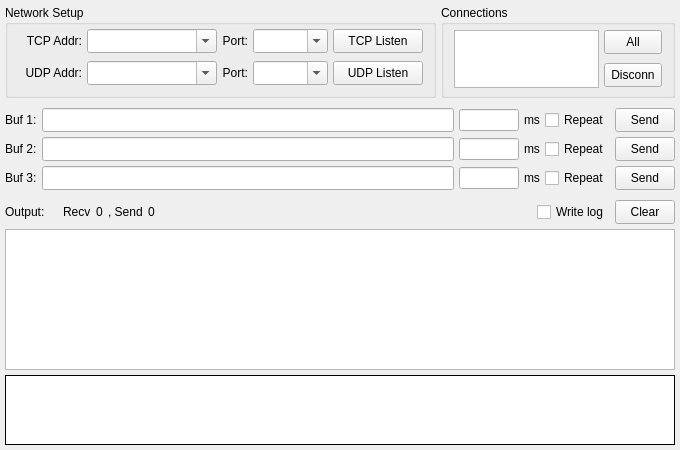
<?xml version="1.0" encoding="UTF-8"?>
<ui version="4.0">
 <class>ServerForm</class>
 <widget class="QWidget" name="ServerForm">
  <property name="geometry">
   <rect>
    <x>0</x>
    <y>0</y>
    <width>680</width>
    <height>450</height>
   </rect>
  </property>
  <property name="minimumSize">
   <size>
    <width>0</width>
    <height>0</height>
   </size>
  </property>
  <property name="windowTitle">
   <string>Server</string>
  </property>
  <property name="locale">
   <locale language="C" country="AnyCountry"/>
  </property>
  <layout class="QVBoxLayout" name="lay1">
   <property name="spacing">
    <number>5</number>
   </property>
   <property name="margin">
    <number>5</number>
   </property>
   <item>
    <layout class="QHBoxLayout" name="lay2">
     <item>
      <widget class="QGroupBox" name="box1">
       <property name="sizePolicy">
        <sizepolicy hsizetype="Fixed" vsizetype="Fixed">
         <horstretch>0</horstretch>
         <verstretch>0</verstretch>
        </sizepolicy>
       </property>
       <property name="minimumSize">
        <size>
         <width>0</width>
         <height>93</height>
        </size>
       </property>
       <property name="maximumSize">
        <size>
         <width>16777215</width>
         <height>93</height>
        </size>
       </property>
       <property name="title">
        <string>Network Setup</string>
       </property>
       <layout class="QVBoxLayout" name="lay5">
        <property name="spacing">
         <number>5</number>
        </property>
        <property name="leftMargin">
         <number>4</number>
        </property>
        <property name="topMargin">
         <number>0</number>
        </property>
        <property name="rightMargin">
         <number>10</number>
        </property>
        <property name="bottomMargin">
         <number>5</number>
        </property>
        <item>
         <layout class="QGridLayout" name="lay6">
          <property name="sizeConstraint">
           <enum>QLayout::SetFixedSize</enum>
          </property>
          <property name="horizontalSpacing">
           <number>5</number>
          </property>
          <property name="verticalSpacing">
           <number>8</number>
          </property>
          <property name="bottomMargin">
           <number>0</number>
          </property>
          <item row="0" column="2">
           <widget class="QLabel" name="lab2">
            <property name="sizePolicy">
             <sizepolicy hsizetype="Preferred" vsizetype="Preferred">
              <horstretch>0</horstretch>
              <verstretch>0</verstretch>
             </sizepolicy>
            </property>
            <property name="text">
             <string>Port:</string>
            </property>
            <property name="alignment">
             <set>Qt::AlignRight|Qt::AlignTrailing|Qt::AlignVCenter</set>
            </property>
           </widget>
          </item>
          <item row="0" column="0">
           <widget class="QLabel" name="lab1">
            <property name="sizePolicy">
             <sizepolicy hsizetype="Preferred" vsizetype="Preferred">
              <horstretch>0</horstretch>
              <verstretch>0</verstretch>
             </sizepolicy>
            </property>
            <property name="minimumSize">
             <size>
              <width>70</width>
              <height>0</height>
             </size>
            </property>
            <property name="contextMenuPolicy">
             <enum>Qt::NoContextMenu</enum>
            </property>
            <property name="text">
             <string>TCP Addr:</string>
            </property>
            <property name="textFormat">
             <enum>Qt::PlainText</enum>
            </property>
            <property name="scaledContents">
             <bool>false</bool>
            </property>
            <property name="alignment">
             <set>Qt::AlignRight|Qt::AlignTrailing|Qt::AlignVCenter</set>
            </property>
           </widget>
          </item>
          <item row="0" column="1">
           <widget class="QComboBox" name="cmbTcpAddr">
            <property name="sizePolicy">
             <sizepolicy hsizetype="Fixed" vsizetype="Fixed">
              <horstretch>0</horstretch>
              <verstretch>0</verstretch>
             </sizepolicy>
            </property>
            <property name="minimumSize">
             <size>
              <width>130</width>
              <height>24</height>
             </size>
            </property>
            <property name="maximumSize">
             <size>
              <width>130</width>
              <height>24</height>
             </size>
            </property>
            <property name="editable">
             <bool>true</bool>
            </property>
            <property name="insertPolicy">
             <enum>QComboBox::NoInsert</enum>
            </property>
           </widget>
          </item>
          <item row="0" column="3">
           <widget class="QComboBox" name="cmbTcpPort">
            <property name="sizePolicy">
             <sizepolicy hsizetype="Fixed" vsizetype="Fixed">
              <horstretch>0</horstretch>
              <verstretch>0</verstretch>
             </sizepolicy>
            </property>
            <property name="minimumSize">
             <size>
              <width>75</width>
              <height>24</height>
             </size>
            </property>
            <property name="maximumSize">
             <size>
              <width>75</width>
              <height>24</height>
             </size>
            </property>
            <property name="editable">
             <bool>true</bool>
            </property>
            <property name="insertPolicy">
             <enum>QComboBox::InsertAtTop</enum>
            </property>
           </widget>
          </item>
          <item row="1" column="0">
           <widget class="QLabel" name="lab3">
            <property name="sizePolicy">
             <sizepolicy hsizetype="Preferred" vsizetype="Preferred">
              <horstretch>0</horstretch>
              <verstretch>0</verstretch>
             </sizepolicy>
            </property>
            <property name="minimumSize">
             <size>
              <width>70</width>
              <height>0</height>
             </size>
            </property>
            <property name="contextMenuPolicy">
             <enum>Qt::NoContextMenu</enum>
            </property>
            <property name="text">
             <string>UDP Addr:</string>
            </property>
            <property name="textFormat">
             <enum>Qt::PlainText</enum>
            </property>
            <property name="scaledContents">
             <bool>false</bool>
            </property>
            <property name="alignment">
             <set>Qt::AlignRight|Qt::AlignTrailing|Qt::AlignVCenter</set>
            </property>
           </widget>
          </item>
          <item row="1" column="1">
           <widget class="QComboBox" name="cmbUdpAddr">
            <property name="sizePolicy">
             <sizepolicy hsizetype="Fixed" vsizetype="Fixed">
              <horstretch>0</horstretch>
              <verstretch>0</verstretch>
             </sizepolicy>
            </property>
            <property name="minimumSize">
             <size>
              <width>130</width>
              <height>24</height>
             </size>
            </property>
            <property name="maximumSize">
             <size>
              <width>130</width>
              <height>24</height>
             </size>
            </property>
            <property name="editable">
             <bool>true</bool>
            </property>
            <property name="insertPolicy">
             <enum>QComboBox::NoInsert</enum>
            </property>
           </widget>
          </item>
          <item row="1" column="2">
           <widget class="QLabel" name="lab4">
            <property name="sizePolicy">
             <sizepolicy hsizetype="Preferred" vsizetype="Preferred">
              <horstretch>0</horstretch>
              <verstretch>0</verstretch>
             </sizepolicy>
            </property>
            <property name="text">
             <string>Port:</string>
            </property>
            <property name="alignment">
             <set>Qt::AlignRight|Qt::AlignTrailing|Qt::AlignVCenter</set>
            </property>
           </widget>
          </item>
          <item row="1" column="3">
           <widget class="QComboBox" name="cmbUdpPort">
            <property name="sizePolicy">
             <sizepolicy hsizetype="Fixed" vsizetype="Fixed">
              <horstretch>0</horstretch>
              <verstretch>0</verstretch>
             </sizepolicy>
            </property>
            <property name="minimumSize">
             <size>
              <width>75</width>
              <height>24</height>
             </size>
            </property>
            <property name="maximumSize">
             <size>
              <width>75</width>
              <height>24</height>
             </size>
            </property>
            <property name="editable">
             <bool>true</bool>
            </property>
            <property name="insertPolicy">
             <enum>QComboBox::InsertAtTop</enum>
            </property>
           </widget>
          </item>
          <item row="1" column="4">
           <widget class="QToolButton" name="btnUdp">
            <property name="sizePolicy">
             <sizepolicy hsizetype="Fixed" vsizetype="Fixed">
              <horstretch>0</horstretch>
              <verstretch>0</verstretch>
             </sizepolicy>
            </property>
            <property name="minimumSize">
             <size>
              <width>90</width>
              <height>24</height>
             </size>
            </property>
            <property name="maximumSize">
             <size>
              <width>90</width>
              <height>24</height>
             </size>
            </property>
            <property name="statusTip">
             <string/>
            </property>
            <property name="text">
             <string>UDP Listen</string>
            </property>
            <property name="checkable">
             <bool>true</bool>
            </property>
           </widget>
          </item>
          <item row="0" column="4">
           <widget class="QToolButton" name="btnTcp">
            <property name="minimumSize">
             <size>
              <width>90</width>
              <height>24</height>
             </size>
            </property>
            <property name="maximumSize">
             <size>
              <width>90</width>
              <height>24</height>
             </size>
            </property>
            <property name="text">
             <string>TCP Listen</string>
            </property>
            <property name="checkable">
             <bool>true</bool>
            </property>
           </widget>
          </item>
         </layout>
        </item>
       </layout>
      </widget>
     </item>
     <item>
      <widget class="QGroupBox" name="box2">
       <property name="sizePolicy">
        <sizepolicy hsizetype="Expanding" vsizetype="Fixed">
         <horstretch>0</horstretch>
         <verstretch>0</verstretch>
        </sizepolicy>
       </property>
       <property name="minimumSize">
        <size>
         <width>0</width>
         <height>93</height>
        </size>
       </property>
       <property name="maximumSize">
        <size>
         <width>16777215</width>
         <height>93</height>
        </size>
       </property>
       <property name="title">
        <string>Connections</string>
       </property>
       <layout class="QHBoxLayout" name="lay8">
        <property name="spacing">
         <number>5</number>
        </property>
        <property name="leftMargin">
         <number>10</number>
        </property>
        <property name="topMargin">
         <number>5</number>
        </property>
        <property name="rightMargin">
         <number>10</number>
        </property>
        <property name="bottomMargin">
         <number>10</number>
        </property>
        <item>
         <widget class="QListWidget" name="lstConn">
          <property name="sizePolicy">
           <sizepolicy hsizetype="Expanding" vsizetype="Fixed">
            <horstretch>0</horstretch>
            <verstretch>0</verstretch>
           </sizepolicy>
          </property>
          <property name="minimumSize">
           <size>
            <width>0</width>
            <height>58</height>
           </size>
          </property>
          <property name="maximumSize">
           <size>
            <width>16777215</width>
            <height>58</height>
           </size>
          </property>
          <property name="verticalScrollBarPolicy">
           <enum>Qt::ScrollBarAlwaysOff</enum>
          </property>
          <property name="horizontalScrollBarPolicy">
           <enum>Qt::ScrollBarAlwaysOff</enum>
          </property>
          <property name="editTriggers">
           <set>QAbstractItemView::NoEditTriggers</set>
          </property>
          <property name="showDropIndicator" stdset="0">
           <bool>false</bool>
          </property>
          <property name="selectionMode">
           <enum>QAbstractItemView::MultiSelection</enum>
          </property>
          <property name="selectionBehavior">
           <enum>QAbstractItemView::SelectRows</enum>
          </property>
          <property name="selectionRectVisible">
           <bool>false</bool>
          </property>
         </widget>
        </item>
        <item>
         <layout class="QVBoxLayout" name="lay9">
          <property name="spacing">
           <number>10</number>
          </property>
          <property name="topMargin">
           <number>0</number>
          </property>
          <item>
           <widget class="QToolButton" name="btnConnAll">
            <property name="sizePolicy">
             <sizepolicy hsizetype="Preferred" vsizetype="Fixed">
              <horstretch>0</horstretch>
              <verstretch>0</verstretch>
             </sizepolicy>
            </property>
            <property name="minimumSize">
             <size>
              <width>0</width>
              <height>24</height>
             </size>
            </property>
            <property name="maximumSize">
             <size>
              <width>16777215</width>
              <height>24</height>
             </size>
            </property>
            <property name="text">
             <string>All</string>
            </property>
           </widget>
          </item>
          <item>
           <widget class="QToolButton" name="btnConnDel">
            <property name="sizePolicy">
             <sizepolicy hsizetype="Preferred" vsizetype="Fixed">
              <horstretch>0</horstretch>
              <verstretch>0</verstretch>
             </sizepolicy>
            </property>
            <property name="minimumSize">
             <size>
              <width>0</width>
              <height>24</height>
             </size>
            </property>
            <property name="maximumSize">
             <size>
              <width>16777215</width>
              <height>24</height>
             </size>
            </property>
            <property name="text">
             <string>Disconn</string>
            </property>
           </widget>
          </item>
         </layout>
        </item>
       </layout>
      </widget>
     </item>
    </layout>
   </item>
   <item>
    <layout class="QGridLayout" name="lay3">
     <property name="topMargin">
      <number>5</number>
     </property>
     <property name="spacing">
      <number>5</number>
     </property>
     <item row="0" column="2">
      <widget class="QLineEdit" name="edtTime1">
       <property name="maximumSize">
        <size>
         <width>60</width>
         <height>16777215</height>
        </size>
       </property>
      </widget>
     </item>
     <item row="1" column="2">
      <widget class="QLineEdit" name="edtTime2">
       <property name="maximumSize">
        <size>
         <width>60</width>
         <height>16777215</height>
        </size>
       </property>
      </widget>
     </item>
     <item row="2" column="2">
      <widget class="QLineEdit" name="edtTime3">
       <property name="maximumSize">
        <size>
         <width>60</width>
         <height>16777215</height>
        </size>
       </property>
      </widget>
     </item>
     <item row="0" column="3">
      <widget class="QLabel" name="lab11">
       <property name="text">
        <string>ms</string>
       </property>
      </widget>
     </item>
     <item row="1" column="3">
      <widget class="QLabel" name="lab12">
       <property name="text">
        <string>ms</string>
       </property>
      </widget>
     </item>
     <item row="2" column="3">
      <widget class="QLabel" name="lab13">
       <property name="text">
        <string>ms</string>
       </property>
      </widget>
     </item>
     <item row="1" column="1">
      <widget class="QLineEdit" name="edtBuf2">
       <property name="minimumSize">
        <size>
         <width>0</width>
         <height>24</height>
        </size>
       </property>
       <property name="maximumSize">
        <size>
         <width>16777215</width>
         <height>24</height>
        </size>
       </property>
      </widget>
     </item>
     <item row="1" column="0">
      <widget class="QLabel" name="lab6">
       <property name="text">
        <string>Buf 2:</string>
       </property>
      </widget>
     </item>
     <item row="0" column="5">
      <widget class="QToolButton" name="btnSend1">
       <property name="minimumSize">
        <size>
         <width>60</width>
         <height>24</height>
        </size>
       </property>
       <property name="maximumSize">
        <size>
         <width>60</width>
         <height>24</height>
        </size>
       </property>
       <property name="text">
        <string>Send</string>
       </property>
       <property name="checkable">
        <bool>false</bool>
       </property>
      </widget>
     </item>
     <item row="0" column="0">
      <widget class="QLabel" name="lab5">
       <property name="text">
        <string>Buf 1:</string>
       </property>
      </widget>
     </item>
     <item row="2" column="5">
      <widget class="QToolButton" name="btnSend3">
       <property name="minimumSize">
        <size>
         <width>60</width>
         <height>24</height>
        </size>
       </property>
       <property name="maximumSize">
        <size>
         <width>60</width>
         <height>24</height>
        </size>
       </property>
       <property name="text">
        <string>Send</string>
       </property>
      </widget>
     </item>
     <item row="2" column="1">
      <widget class="QLineEdit" name="edtBuf3">
       <property name="minimumSize">
        <size>
         <width>0</width>
         <height>24</height>
        </size>
       </property>
       <property name="maximumSize">
        <size>
         <width>16777215</width>
         <height>24</height>
        </size>
       </property>
      </widget>
     </item>
     <item row="1" column="5">
      <widget class="QToolButton" name="btnSend2">
       <property name="minimumSize">
        <size>
         <width>60</width>
         <height>24</height>
        </size>
       </property>
       <property name="maximumSize">
        <size>
         <width>60</width>
         <height>24</height>
        </size>
       </property>
       <property name="text">
        <string>Send</string>
       </property>
      </widget>
     </item>
     <item row="2" column="0">
      <widget class="QLabel" name="lab7">
       <property name="text">
        <string>Buf 3:</string>
       </property>
      </widget>
     </item>
     <item row="0" column="1">
      <widget class="QLineEdit" name="edtBuf1">
       <property name="minimumSize">
        <size>
         <width>0</width>
         <height>24</height>
        </size>
       </property>
       <property name="maximumSize">
        <size>
         <width>16777215</width>
         <height>24</height>
        </size>
       </property>
      </widget>
     </item>
     <item row="0" column="4">
      <widget class="QCheckBox" name="chkTimer1">
       <property name="text">
        <string>Repeat</string>
       </property>
      </widget>
     </item>
     <item row="1" column="4">
      <widget class="QCheckBox" name="chkTimer2">
       <property name="text">
        <string>Repeat</string>
       </property>
      </widget>
     </item>
     <item row="2" column="4">
      <widget class="QCheckBox" name="chkTimer3">
       <property name="text">
        <string>Repeat</string>
       </property>
      </widget>
     </item>
    </layout>
   </item>
   <item>
    <layout class="QHBoxLayout" name="lay4">
     <property name="spacing">
      <number>5</number>
     </property>
     <property name="leftMargin">
      <number>0</number>
     </property>
     <property name="topMargin">
      <number>5</number>
     </property>
     <property name="rightMargin">
      <number>0</number>
     </property>
     <property name="bottomMargin">
      <number>0</number>
     </property>
     <item>
      <widget class="QLabel" name="lab8">
       <property name="sizePolicy">
        <sizepolicy hsizetype="Fixed" vsizetype="Preferred">
         <horstretch>0</horstretch>
         <verstretch>0</verstretch>
        </sizepolicy>
       </property>
       <property name="text">
        <string>Output:    </string>
       </property>
      </widget>
     </item>
     <item>
      <widget class="QLabel" name="lab9">
       <property name="text">
        <string>Recv</string>
       </property>
      </widget>
     </item>
     <item>
      <widget class="QLabel" name="labRecv">
       <property name="sizePolicy">
        <sizepolicy hsizetype="Preferred" vsizetype="Preferred">
         <horstretch>0</horstretch>
         <verstretch>0</verstretch>
        </sizepolicy>
       </property>
       <property name="toolTip">
        <string notr="true"/>
       </property>
       <property name="text">
        <string notr="true">0</string>
       </property>
      </widget>
     </item>
     <item>
      <widget class="QLabel" name="lab10">
       <property name="text">
        <string>, Send</string>
       </property>
      </widget>
     </item>
     <item>
      <widget class="QLabel" name="labSend">
       <property name="toolTip">
        <string notr="true"/>
       </property>
       <property name="text">
        <string notr="true">0</string>
       </property>
      </widget>
     </item>
     <item>
      <spacer name="spc">
       <property name="orientation">
        <enum>Qt::Horizontal</enum>
       </property>
       <property name="sizeHint" stdset="0">
        <size>
         <width>0</width>
         <height>0</height>
        </size>
       </property>
      </spacer>
     </item>
     <item>
      <widget class="QCheckBox" name="chkLog">
       <property name="text">
        <string>Write log</string>
       </property>
      </widget>
     </item>
     <item>
      <widget class="QToolButton" name="btnClear">
       <property name="minimumSize">
        <size>
         <width>60</width>
         <height>24</height>
        </size>
       </property>
       <property name="maximumSize">
        <size>
         <width>60</width>
         <height>24</height>
        </size>
       </property>
       <property name="text">
        <string>Clear</string>
       </property>
      </widget>
     </item>
    </layout>
   </item>
   <item>
    <widget class="QTreeWidget" name="treeOutput">
     <property name="sizePolicy">
      <sizepolicy hsizetype="Expanding" vsizetype="Preferred">
       <horstretch>0</horstretch>
       <verstretch>0</verstretch>
      </sizepolicy>
     </property>
     <property name="horizontalScrollBarPolicy">
      <enum>Qt::ScrollBarAlwaysOff</enum>
     </property>
     <property name="editTriggers">
      <set>QAbstractItemView::NoEditTriggers</set>
     </property>
     <property name="showDropIndicator" stdset="0">
      <bool>false</bool>
     </property>
     <property name="alternatingRowColors">
      <bool>false</bool>
     </property>
     <property name="selectionMode">
      <enum>QAbstractItemView::SingleSelection</enum>
     </property>
     <property name="selectionBehavior">
      <enum>QAbstractItemView::SelectRows</enum>
     </property>
     <property name="wordWrap">
      <bool>true</bool>
     </property>
     <attribute name="headerVisible">
      <bool>false</bool>
     </attribute>
     <attribute name="headerStretchLastSection">
      <bool>true</bool>
     </attribute>
     <column>
      <property name="text">
       <string notr="true">1</string>
      </property>
     </column>
    </widget>
   </item>
   <item>
    <widget class="QPlainTextEdit" name="txtOutput">
     <property name="sizePolicy">
      <sizepolicy hsizetype="Expanding" vsizetype="Fixed">
       <horstretch>0</horstretch>
       <verstretch>0</verstretch>
      </sizepolicy>
     </property>
     <property name="minimumSize">
      <size>
       <width>0</width>
       <height>70</height>
      </size>
     </property>
     <property name="maximumSize">
      <size>
       <width>16777215</width>
       <height>70</height>
      </size>
     </property>
     <property name="acceptDrops">
      <bool>false</bool>
     </property>
     <property name="frameShape">
      <enum>QFrame::Box</enum>
     </property>
     <property name="frameShadow">
      <enum>QFrame::Plain</enum>
     </property>
     <property name="horizontalScrollBarPolicy">
      <enum>Qt::ScrollBarAlwaysOff</enum>
     </property>
     <property name="tabChangesFocus">
      <bool>true</bool>
     </property>
     <property name="undoRedoEnabled">
      <bool>false</bool>
     </property>
     <property name="readOnly">
      <bool>true</bool>
     </property>
     <property name="textInteractionFlags">
      <set>Qt::TextSelectableByKeyboard|Qt::TextSelectableByMouse</set>
     </property>
    </widget>
   </item>
  </layout>
 </widget>
 <tabstops>
  <tabstop>cmbTcpAddr</tabstop>
  <tabstop>cmbTcpPort</tabstop>
  <tabstop>btnTcp</tabstop>
  <tabstop>cmbUdpAddr</tabstop>
  <tabstop>cmbUdpPort</tabstop>
  <tabstop>btnUdp</tabstop>
  <tabstop>lstConn</tabstop>
  <tabstop>btnConnAll</tabstop>
  <tabstop>btnConnDel</tabstop>
  <tabstop>edtBuf1</tabstop>
  <tabstop>edtTime1</tabstop>
  <tabstop>chkTimer1</tabstop>
  <tabstop>btnSend1</tabstop>
  <tabstop>edtBuf2</tabstop>
  <tabstop>edtTime2</tabstop>
  <tabstop>chkTimer2</tabstop>
  <tabstop>btnSend2</tabstop>
  <tabstop>edtBuf3</tabstop>
  <tabstop>edtTime3</tabstop>
  <tabstop>chkTimer3</tabstop>
  <tabstop>btnSend3</tabstop>
  <tabstop>chkLog</tabstop>
  <tabstop>btnClear</tabstop>
  <tabstop>treeOutput</tabstop>
  <tabstop>txtOutput</tabstop>
 </tabstops>
 <resources/>
 <connections/>
</ui>
